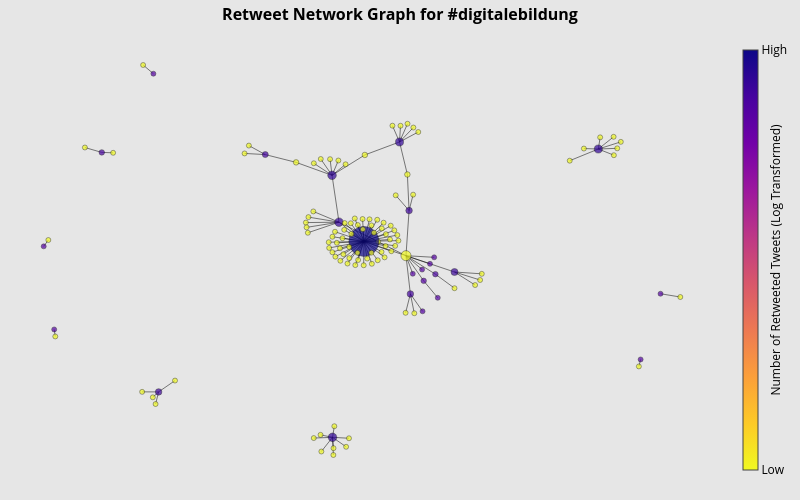

Write notebook code for a chart like this one.
### Markdown cell above
# Visualizing Follower Networks
The code below creates an interactive network visualization using Plotly. There are a number of different attributes to the plot worth noting:
- The nodes are colored by the number of retweeted tweets. Those with a number of retweeted tweets are colored blue and purple, and those who only retweet are colored yellow.
- Those with more connections in total are larger to make it easier to spot them.

### Code cell
# Create the graph and specify the layout of the graph
G = nx.from_pandas_edgelist(df, "retweeter", "tweeter")
pos = nx.drawing.layout.spring_layout(G)
nx.set_node_attributes(G, pos, "pos")

# Create a dictionary of nodes and their order
nodes_dict = {id: node for (id, node) in enumerate(G.nodes())}

# Gather edge positions for visualization
edge_x = []
edge_y = []
for edge in G.edges():
    x0_point, y0_point = G.nodes[edge[0]]["pos"]
    x1_point, y1_point = G.nodes[edge[1]]["pos"]
    edge_x.append(x0_point)
    edge_x.append(x1_point)
    edge_x.append(None)
    edge_y.append(y0_point)
    edge_y.append(y1_point)
    edge_y.append(None)

# Add edges as disconnected lines
edge_trace = go.Scatter(
    x=edge_x,
    y=edge_y,
    line=dict(width=0.5, color="#000000"),
    hoverinfo="none",
    mode="lines",
)

# Gather node positions for visualization
node_x = []
node_y = []
for node in G.nodes():
    x, y = G.nodes[node]["pos"]
    node_x.append(x)
    node_y.append(y)

# Iterate through the nodes and store the usernames and tweeting information
node_text = []
node_adjacencies = []
node_sizes = []
node_colors = []

# Iterate through the nodes and create the text to be shown on hover
for node_number, adjacencies in enumerate(G.adjacency()):
    node_text.append(  # Set the text to be shown on hover
        "Username: "
        + str(adjacencies[0])  # The username
        + "<br>"
        + "Number of Connections: "
        + str(len(adjacencies[1]))  # The number of connections
        + "<br>"
        + "Number of Retweeted Tweets: "
        + str(in_degrees[nodes_dict[node_number]])
        + "<br>"
        + "Number of Retweets: "
        + str(out_degrees[nodes_dict[node_number]])
    )
    node_adjacencies.append(len(adjacencies[1]))
    node_sizes.append(len(adjacencies[1]))
    node_colors.append(in_degrees[nodes_dict[node_number]])

# Log transform the color list for visualization purposes
node_colors = np.array(node_colors)
node_colors_temp = np.where(node_colors > 1.0e-10, node_colors, 1.0e-10)
node_colors_log = np.log10(node_colors_temp)

# Scale the size of the nodes between two values
scaler = MinMaxScaler(feature_range=(5, 30))
node_sizes = scaler.fit_transform(np.array(node_sizes).reshape(-1, 1))

# Plot the nodes
node_trace = go.Scatter(
    x=node_x,
    y=node_y,
    mode="markers",
    hoverinfo="text",
    marker=dict(
        showscale=True,
        colorscale="Plasma",  # For more colorscale options, go here: https://plotly.com/python/builtin-colorscales/
        reversescale=True,
        color=[],
        size=10,
        colorbar=dict(
            thickness=15,
            title="Number of Retweeted Tweets (Log Transformed)",
            titlefont=dict(size=12),
            xanchor="left",
            titleside="right",
            tickvals=[min(node_colors_log), max(node_colors_log)],
            ticktext=["Low", "High"],
        ),
        line=dict(color="Black", width=0.5),
    ),
)

# Set the size, color, and text of the nodes
node_trace.marker.size = node_sizes
node_trace.marker.color = node_colors_log
node_trace.text = node_text

# Customize and display the figure
fig = go.Figure(
    data=[edge_trace, node_trace],
    layout=go.Layout(
        title="<b>Retweet Network Graph for "
        + str(words)
        + "<b>",  # Set your title here
        title_x=0.5,
        titlefont_size=16,
        showlegend=False,
        paper_bgcolor="#e6e6e6",  # Set the background color (excluding the plot) here
        plot_bgcolor="#e6e6e6",  # Set the plot background color here
        font_color="#000000",
        hovermode="closest",
        margin=dict(b=20, l=5, r=5, t=40),
        xaxis=dict(showgrid=False, zeroline=False, showticklabels=False),
        yaxis=dict(showgrid=False, zeroline=False, showticklabels=False),
        width=800,  # Adjust the width of the plot
        height=500,  # Adjust the height of the plot
    ),
)
fig.show()

### Figure 1 — Plotly figure (JSON) as saved in the notebook; plotly's stock layout.template omitted (floating-point values rounded to 4 significant figures; data arrays with more than 128 entries replaced by an {"elided": "..."} marker saying what was removed)
{"data": [{"hoverinfo": "none", "line": {"color": "#000000", "width": 0.5}, "mode": "lines", "type": "scatter", "x": {"elided": "363 float values"}, "y": {"elided": "363 float values"}}, {"hoverinfo": "text", "marker": {"color": [-10, 0.301, -10, -10, 0.4771, -10, 0.9031, -10, 0.6021, -10, 0, 0, -10, -10, -10, 0, -10, 0.6021, -10, -10, -10, -10, -10, -10, 0.301, 0, -10, 0.8451, -10, -10, 1.699, -10, 0.699, -10, 0, -10, 0.7782, -10, -10, -10, -10, -10, -10, 0, -10, 0, 0, -10, -10, -10, -10, 0, -10, 0, -10, 0.8451, -10, -10, 0.9031, -10, -10, -10, 0, -10, -10, -10, -10, -10, 0.4771, -10, 0, -10, -10, -10, -10, -10, -10, -10, -10, -10, -10, -10, -10, -10, -10, -10, -10, -10, -10, -10, -10, -10, -10, -10, -10, -10, -10, -10, -10, -10, -10, -10, -10, -10, -10, -10, -10, -10, -10, -10, -10, -10, -10, -10, -10, -10, -10, -10, -10, -10, -10, -10, -10, -10, -10, -10, -10, -10], "colorbar": {"thickness": 15, "ticktext": ["Low", "High"], "tickvals": [-10, 1.699], "title": {"font": {"size": 12}, "side": "right", "text": "Number of Retweeted Tweets (Log Transformed)"}, "xanchor": "left"}, "colorscale": [[0, "#0d0887"], [0.1111, "#46039f"], [0.2222, "#7201a8"], [0.3333, "#9c179e"], [0.4444, "#bd3786"], [0.5556, "#d8576b"], [0.6667, "#ed7953"], [0.7778, "#fb9f3a"], [0.8889, "#fdca26"], [1, "#f0f921"]], "line": {"color": "Black", "width": 0.5}, "reversescale": true, "showscale": true, "size": [[5], [5.51], [5], [5], [6.02], [5], [8.571], [5], [6.531], [10.1], [5.51], [5], [5], [5], [5], [5], [5], [6.531], [5.51], [5], [5], [5], [5], [5], [5.51], [5], [5], [8.061], [5], [5], [30], [5], [7.041], [5], [5], [5], [8.571], [5], [5], [5], [5.51], [5], [5], [5], [5], [5], [5], [5], [5.51], [5], [5], [5], [5], [5], [5], [8.061], [5], [5], [8.571], [5], [5], [5], [5], [5], [5], [5], [5], [5], [6.531], [5], [5], [5], [5], [5], [5], [5], [5], [5], [5], [5], [5], [5], [5], [5], [5], [5], [5], [5], [5], [5], [5], [5], [5], [5], [5], [5], [5], [5], [5], [5], [5], [5], [5], [5], [5], [5], [5], [5], [5], [5], [5], [5], [5], [5], [5], [5], [5], [5], [5], [5], [5], [5], [5], [5], [5], [5], [5], [5]]}, "mode": "markers", "text": ["Username: AkwyZ<br>Number of Connections: 1<br>Number of Retweeted Tweets: 0<br>Number of Retweets: 1", "Username: thomas_dettling<br>Number of Connections: 2<br>Number of Retweeted Tweets: 2<br>Number of Retweets: 0", "Username: MartinGaedt<br>Number of Connections: 1<br>Number of Retweeted Tweets: 0<br>Number of Retweets: 1", "Username: ArneKlauke<br>Number of Connections: 1<br>Number of Retweeted Tweets: 0<br>Number of Retweets: 1", "Username: FloRa_Education<br>Number of Connections: 3<br>Number of Retweeted Tweets: 3<br>Number of Retweets: 0", "Username: HeiCAD_HHU<br>Number of Connections: 1<br>Number of Retweeted Tweets: 0<br>Number of Retweets: 1", "Username: KICampus<br>Number of Connections: 8<br>Number of Retweeted Tweets: 8<br>Number of Retweets: 0", "Username: ConradiConradi<br>Number of Connections: 1<br>Number of Retweeted Tweets: 0<br>Number of Retweets: 1", "Username: chu_tum<br>Number of Connections: 4<br>Number of Retweeted Tweets: 4<br>Number of Retweets: 0", "Username: Bot_TwLehrerZ<br>Number of Connections: 11<br>Number of Retweeted Tweets: 0<br>Number of Retweets: 11", "Username: helliwood<br>Number of Connections: 2<br>Number of Retweeted Tweets: 1<br>Number of Retweets: 1", "Username: Wapoid<br>Number of Connections: 1<br>Number of Retweeted Tweets: 1<br>Number of Retweets: 0", "Username: twcampus_bot<br>Number of Connections: 1<br>Number of Retweeted Tweets: 0<br>Number of Retweets: 1", "Username: lucasllaux<br>Number of Connections: 1<br>Number of Retweeted Tweets: 0<br>Number of Retweets: 1", "Username: AUMAeV<br>Number of Connections: 1<br>Number of Retweeted Tweets: 0<br>Number of Retweets: 1", "Username: learntec_news<br>Number of Connections: 1<br>Number of Retweeted Tweets: 1<br>Number of Retweets: 0", "Username: wbweb_de<br>Number of Connections: 1<br>Number of Retweeted Tweets: 0<br>Number of Retweets: 1", "Username: DBS_20<br>Number of Connections: 4<br>Number of Retweeted Tweets: 4<br>Number of Retweets: 0", "Username: mike_bernd_<br>Number of Connections: 2<br>Number of Retweeted Tweets: 0<br>Number of Retweets: 2", "Username: Bot_Moodlebande<br>Number of Connections: 1<br>Number of Retweeted Tweets: 0<br>Number of Retweets: 1", "Username: PraventionI<br>Number of Connections: 1<br>Number of Retweeted Tweets: 0<br>Number of Retweets: 1", "Username: DIE_Bonn<br>Number of Connections: 1<br>Number of Retweeted Tweets: 0<br>Number of Retweets: 1", "Username: a_gunder<br>Number of Connections: 1<br>Number of Retweeted Tweets: 0<br>Number of Retweets: 1", "Username: pbschule<br>Number of Connections: 1<br>Number of Retweeted Tweets: 0<br>Number of Retweets: 1", "Username: BenjaminKrieg2<br>Number of Connections: 2<br>Number of Retweeted Tweets: 2<br>Number of Retweets: 0", "Username: lehrer_online<br>Number of Connections: 1<br>Number of Retweeted Tweets: 1<br>Number of Retweets: 0", "Username: polikapee<br>Number of Connections: 1<br>Number of Retweeted Tweets: 0<br>Number of Retweets: 1", "Username: hoou_haw<br>Number of Connections: 7<br>Number of Retweeted Tweets: 7<br>Number of Retweets: 0", "Username: LindaWirthwein<br>Number of Connections: 1<br>Number of Retweeted Tweets: 0<br>Number of Retweets: 1", "Username: MiriamMenzel<br>Number of Connections: 1<br>Number of Retweeted Tweets: 0<br>Number of Retweets: 1", "Username: werkstatt_bpb<br>Number of Connections: 50<br>Number of Retweeted Tweets: 50<br>Number of Retweets: 0", "Username: Belen31192<br>Number of Connections: 1<br>Number of Retweeted Tweets: 0<br>Number of Retweets: 1", "Username: LearnAuf<br>Number of Connections: 5<br>Number of Retweeted Tweets: 5<br>Number of Retweets: 1", "Username: kanta_sv<br>Number of Connections: 1<br>Number of Retweeted Tweets: 0<br>Number of Retweets: 1", "Username: DFKI<br>Number of Connections: 1<br>Number of Retweeted Tweets: 1<br>Number of Retweets: 0", "Username: mkzlmsaar<br>Number of Connections: 1<br>Number of Retweeted Tweets: 0<br>Number of Retweets: 1", "Username: digibits_de<br>Number of Connections: 8<br>Number of Retweeted Tweets: 6<br>Number of Retweets: 2", "Username: sicherimnetz<br>Number of Connections: 1<br>Number of Retweeted Tweets: 0<br>Number of Retweets: 1", "Username: sona24de<br>Number of Connections: 1<br>Number of Retweeted Tweets: 0<br>Number of Retweets: 1", "Username: hbs_HH<br>Number of Connections: 1<br>Number of Retweeted Tweets: 0<br>Number of Retweets: 1", "Username: FachportalPaed<br>Number of Connections: 2<br>Number of Retweeted Tweets: 0<br>Number of Retweets: 2", "Username: MrsThurner<br>Number of Connections: 1<br>Number of Retweeted Tweets: 0<br>Number of Retweets: 1", "Username: LInK_unigoe<br>Number of Connections: 1<br>Number of Retweeted Tweets: 0<br>Number of Retweets: 1", "Username: metaXdata<br>Number of Connections: 1<br>Number of Retweeted Tweets: 1<br>Number of Retweets: 0", "Username: OERinfo<br>Number of Connections: 1<br>Number of Retweeted Tweets: 0<br>Number of Retweets: 1", "Username: jungetueftler<br>Number of Connections: 1<br>Number of Retweeted Tweets: 1<br>Number of Retweets: 0", "Username: UntisGmbH<br>Number of Connections: 1<br>Number of Retweeted Tweets: 1<br>Number of Retweets: 0", "Username: mortalfool_<br>Number of Connections: 1<br>Number of Retweeted Tweets: 0<br>Number of Retweets: 1", "Username: elerncoach<br>Number of Connections: 2<br>Number of Retweeted Tweets: 0<br>Number of Retweets: 2", "Username: dan_behnke<br>Number of Connections: 1<br>Number of Retweeted Tweets: 0<br>Number of Retweets: 1", "Username: Kunsttde<br>Number of Connections: 1<br>Number of Retweeted Tweets: 0<br>Number of Retweets: 1", "Username: ObachtMathe<br>Number of Connections: 1<br>Number of Retweeted Tweets: 1<br>Number of Retweets: 0", "Username: akten_notiz<br>Number of Connections: 1<br>Number of Retweeted Tweets: 0<br>Number of Retweets: 1", "Username: cervus<br>Number of Connections: 1<br>Number of Retweeted Tweets: 1<br>Number of Retweets: 0", "Username: brunocollin14<br>Number of Connections: 1<br>Number of Retweeted Tweets: 0<br>Number of Retweets: 1", "Username: NumiScience<br>Number of Connections: 7<br>Number of Retweeted Tweets: 7<br>Number of Retweets: 0", "Username: tyrael11<br>Number of Connections: 1<br>Number of Retweeted Tweets: 0<br>Number of Retweets: 1", "Username: emmiswunderland<br>Number of Connections: 1<br>Number of Retweeted Tweets: 0<br>Number of Retweets: 1", "Username: DBmS_de<br>Number of Connections: 8<br>Number of Retweeted Tweets: 8<br>Number of Retweets: 0", "Username: gn_redaktion<br>Number of Connections: 1<br>Number of Retweeted Tweets: 0<br>Number of Retweets: 1", "Username: aykurt75<br>Number of Connections: 1<br>Number of Retweeted Tweets: 0<br>Number of Retweets: 1", "Username: informatikradar<br>Number of Connections: 1<br>Number of Retweeted Tweets: 0<br>Number of Retweets: 1", "Username: Bitkom_Bildung<br>Number of Connections: 1<br>Number of Retweeted Tweets: 1<br>Number of Retweets: 0", "Username: HannaHampel<br>Number of Connections: 1<br>Number of Retweeted Tweets: 0<br>Number of Retweets: 1", "Username: LiberationWork<br>Number of Connections: 1<br>Number of Retweeted Tweets: 0<br>Number of Retweets: 1", "Username: tonimiloni<br>Number of Connections: 1<br>Number of Retweeted Tweets: 0<br>Number of Retweets: 1", "Username: StabiHH<br>Number of Connections: 1<br>Number of Retweeted Tweets: 0<br>Number of Retweets: 1", "Username: _BWINF<br>Number of Connections: 1<br>Number of Retweeted Tweets: 0<br>Number of Retweets: 1", "Username: RobertaIAIS<br>Number of Connections: 4<br>Number of Retweeted Tweets: 3<br>Number of Retweets: 1", "Username: BenjaminStingl<br>Number of Connections: 1<br>Number of Retweeted Tweets: 0<br>Number of Retweets: 1", "Username: thorlogy<br>Number of Connections: 1<br>Number of Retweeted Tweets: 1<br>Number of Retweets: 0", "Username: rogueclassicist<br>Number of Connections: 1<br>Number of Retweeted Tweets: 0<br>Number of Retweets: 1", "Username: TECHNOSEUM<br>Number of Connections: 1<br>Number of Retweeted Tweets: 0<br>Number of Retweets: 1", "Username: TL75258487<br>Number of Connections: 1<br>Number of Retweeted Tweets: 0<br>Number of Retweets: 1", "Username: GuyChamberland<br>Number of Connections: 1<br>Number of Retweeted Tweets: 0<br>Number of Retweets: 1", "Username: _jurka_490<br>Number of Connections: 1<br>Number of Retweeted Tweets: 0<br>Number of Retweets: 1", "Username: MPilekic<br>Number of Connections: 1<br>Number of Retweeted Tweets: 0<br>Number of Retweets: 1", "Username: LMWStuttgart<br>Number of Connections: 1<br>Number of Retweeted Tweets: 0<br>Number of Retweets: 1", "Username: c_hri_sti_an<br>Number of Connections: 1<br>Number of Retweeted Tweets: 0<br>Number of Retweets: 1", "Username: wagjuer<br>Number of Connections: 1<br>Number of Retweeted Tweets: 0<br>Number of Retweets: 1", "Username: BBZwitschern<br>Number of Connections: 1<br>Number of Retweeted Tweets: 0<br>Number of Retweets: 1", "Username: tomvath<br>Number of Connections: 1<br>Number of Retweeted Tweets: 0<br>Number of Retweets: 1", "Username: zappelmarie<br>Number of Connections: 1<br>Number of Retweeted Tweets: 0<br>Number of Retweets: 1", "Username: gio_bru_no<br>Number of Connections: 1<br>Number of Retweeted Tweets: 0<br>Number of Retweets: 1", "Username: legalbeaglede<br>Number of Connections: 1<br>Number of Retweeted Tweets: 0<br>Number of Retweets: 1", "Username: TorbenMau<br>Number of Connections: 1<br>Number of Retweeted Tweets: 0<br>Number of Retweets: 1", "Username: PiratMainBrain<br>Number of Connections: 1<br>Number of Retweeted Tweets: 0<br>Number of Retweets: 1", "Username: JohannaDaher<br>Number of Connections: 1<br>Number of Retweeted Tweets: 0<br>Number of Retweets: 1", "Username: susanneposselt<br>Number of Connections: 1<br>Number of Retweeted Tweets: 0<br>Number of Retweets: 1", "Username: GieseNatascha<br>Number of Connections: 1<br>Number of Retweeted Tweets: 0<br>Number of Retweets: 1", "Username: tobiastreppmann<br>Number of Connections: 1<br>Number of Retweeted Tweets: 0<br>Number of Retweets: 1", "Username: iqberatung<br>Number of Connections: 1<br>Number of Retweeted Tweets: 0<br>Number of Retweets: 1", "Username: jw_cgn<br>Number of Connections: 1<br>Number of Retweeted Tweets: 0<br>Number of Retweets: 1", "Username: phvmv<br>Number of Connections: 1<br>Number of Retweeted Tweets: 0<br>Number of Retweets: 1", "Username: Ju1820<br>Number of Connections: 1<br>Number of Retweeted Tweets: 0<br>Number of Retweets: 1", "Username: FrauSchmiid<br>Number of Connections: 1<br>Number of Retweeted Tweets: 0<br>Number of Retweets: 1", "Username: _Kaffeetante_<br>Number of Connections: 1<br>Number of Retweeted Tweets: 0<br>Number of Retweets: 1", "Username: matzze2000<br>Number of Connections: 1<br>Number of Retweeted Tweets: 0<br>Number of Retweets: 1", "Username: kathabluhm<br>Number of Connections: 1<br>Number of Retweeted Tweets: 0<br>Number of Retweets: 1", "Username: egov_campus<br>Number of Connections: 1<br>Number of Retweeted Tweets: 0<br>Number of Retweets: 1", "Username: RanickiStephan<br>Number of Connections: 1<br>Number of Retweeted Tweets: 0<br>Number of Retweets: 1", "Username: onlineschulen<br>Number of Connections: 1<br>Number of Retweeted Tweets: 0<br>Number of Retweets: 1", "Username: LukasHeuer1<br>Number of Connections: 1<br>Number of Retweeted Tweets: 0<br>Number of Retweets: 1", "Username: Simone__We<br>Number of Connections: 1<br>Number of Retweeted Tweets: 0<br>Number of Retweets: 1", "Username: 58BrunoBrunello<br>Number of Connections: 1<br>Number of Retweeted Tweets: 0<br>Number of Retweets: 1", "Username: KinderJournal<br>Number of Connections: 1<br>Number of Retweeted Tweets: 0<br>Number of Retweets: 1", "Username: risikogruppen<br>Number of Connections: 1<br>Number of Retweeted Tweets: 0<br>Number of Retweets: 1", "Username: N_Wessinghage<br>Number of Connections: 1<br>Number of Retweeted Tweets: 0<br>Number of Retweets: 1", "Username: Diggi_tal<br>Number of Connections: 1<br>Number of Retweeted Tweets: 0<br>Number of Retweets: 1", "Username: BO8011<br>Number of Connections: 1<br>Number of Retweeted Tweets: 0<br>Number of Retweets: 1", "Username: MrFox_Edu<br>Number of Connections: 1<br>Number of Retweeted Tweets: 0<br>Number of Retweets: 1", "Username: PGeographie<br>Number of Connections: 1<br>Number of Retweeted Tweets: 0<br>Number of Retweets: 1", "Username: EliasMaurerLGBS<br>Number of Connections: 1<br>Number of Retweeted Tweets: 0<br>Number of Retweets: 1", "Username: an_annago<br>Number of Connections: 1<br>Number of Retweeted Tweets: 0<br>Number of Retweets: 1", "Username: NnamhcabA<br>Number of Connections: 1<br>Number of Retweeted Tweets: 0<br>Number of Retweets: 1", "Username: slpb_dd<br>Number of Connections: 1<br>Number of Retweeted Tweets: 0<br>Number of Retweets: 1", "Username: ann_archi_a<br>Number of Connections: 1<br>Number of Retweeted Tweets: 0<br>Number of Retweets: 1", "Username: SusanneStrobach<br>Number of Connections: 1<br>Number of Retweeted Tweets: 0<br>Number of Retweets: 1", "Username: binaer<br>Number of Connections: 1<br>Number of Retweeted Tweets: 0<br>Number of Retweets: 1", "Username: tengo_clase<br>Number of Connections: 1<br>Number of Retweeted Tweets: 0<br>Number of Retweets: 1", "Username: pengel_n<br>Number of Connections: 1<br>Number of Retweeted Tweets: 0<br>Number of Retweets: 1", "Username: poprentner<br>Number of Connections: 1<br>Number of Retweeted Tweets: 0<br>Number of Retweets: 1", "Username: RFCDC_Austria<br>Number of Connections: 1<br>Number of Retweeted Tweets: 0<br>Number of Retweets: 1", "Username: Lehrer_innen<br>Number of Connections: 1<br>Number of Retweeted Tweets: 0<br>Number of Retweets: 1", "Username: bpb_de<br>Number of Connections: 1<br>Number of Retweeted Tweets: 0<br>Number of Retweets: 1", "Username: herrboesiger<br>Number of Connections: 1<br>Number of Retweeted Tweets: 0<br>Number of Retweets: 1", "Username: stefangoellner<br>Number of Connections: 1<br>Number of Retweeted Tweets: 0<br>Number of Retweets: 1", "Username: _MannbeisstHund<br>Number of Connections: 1<br>Number of Retweeted Tweets: 0<br>Number of Retweets: 1"], "type": "scatter", "x": [-0.7829, -0.8184, -0.8712, -0.372, -0.3072, -0.1554, -0.09845, 0.1006, 0.1424, 0.1327, 0.1881, 0.2321, -0.1046, -0.07867, 0.8608, 0.8663, -0.6502, -0.6407, -0.2108, -0.3585, -0.5895, -0.6922, -0.6588, 0.2844, 0.2247, 0.1831, 0.09038, 0.1126, 0.1551, 0.0456, 0.001151, 0.3645, 0.2845, -0.9638, -0.9672, -0.157, -0.07669, -0.1741, -0.1803, -0.1722, 0.1371, -0.1781, 0.1712, 0.2208, 0.9904, 0.9286, 0.1539, -0.05887, 0.004102, 0.1559, 0.09894, 0.2078, -0.9855, -1, 0.7399, 0.7341, -0.03985, -0.1556, -0.09704, 0.8044, 0.3489, -0.6892, -0.657, -0.05443, 0.3697, 0.05708, -0.01793, 0.1587, 0.1465, 0.1315, 0.1845, 0.7827, 0.7932, -0.002955, 0.7819, -0.0257, 0.6448, 0.689, 0.08696, 0.02596, 0.09626, -0.02739, 0.08256, -0.04431, -0.06305, -0.1074, -0.07364, -0.1088, -0.03795, 0.02437, -0.08795, 0.06278, -0.002056, -0.07247, -0.06035, 0.06583, 0.05623, 0.1091, 0.06988, -0.05608, -0.0658, -0.0943, 0.04437, -0.08346, -0.04553, -0.1344, -0.1318, 0.1156, -0.09391, -0.09127, 0.03249, -0.05014, -0.01697, 0.04279, -0.04474, -0.09724, 0.0188, -0.08913, 0.02486, 0.06887, 0.1056, -0.01871, -0.09729, 0.08502, 0.00057, 0.01153, -0.1337, 0.1375], "y": [0.4289, 0.4307, 0.4533, 0.426, 0.4207, 0.3806, 0.3251, 0.233, 0.1627, -0.04526, -0.1612, -0.2393, 0.3996, 0.3934, -0.5556, -0.5234, -0.7289, -0.6731, 0.3848, 0.4622, -0.6208, -0.6729, -0.698, -0.1952, -0.1304, -0.1093, 0.5538, 0.4788, 0.236, 0.01928, 0.02048, -0.1573, -0.1205, -0.4174, -0.3851, 0.1587, 0.1092, 0.06025, 0.1073, 0.1325, 0.329, 0.08525, 0.5247, -0.0528, -0.2358, -0.2206, -0.1284, 0.105, 0.419, 0.5454, 5.012e-06, -0.0828, 0.02687, -0.002225, 0.5001, 0.4463, 0.1041, -0.8858, -0.8825, 0.4793, -0.1806, 0.8336, 0.7935, -0.9261, -0.1289, 0.08015, 0.09614, -0.3105, -0.2215, -0.3085, -0.3015, 0.4179, 0.4496, 0.1237, 0.5026, -0.08874, 0.3925, 0.4485, -0.02456, -0.08259, 0.07151, 0.1264, 0.02958, -0.05649, -0.03831, -0.009547, -0.01098, 0.01676, 0.05526, -0.03135, -0.04981, 0.1068, 0.07648, -0.06866, 0.07392, -0.05303, -0.02772, 0.02413, 0.05398, 0.3758, 0.03527, -0.9639, -0.06635, 0.01415, -0.8867, -0.871, -0.9477, 0.5536, -0.9324, -0.8313, 0.06079, -0.08147, -0.06514, 0.1203, -0.005008, -0.02953, 0.1223, 0.06511, 0.0944, -0.0005569, 0.04972, -0.03204, 0.04211, 0.09302, -0.08945, -0.05841, 0.4003, 0.5628]}], "layout": {"font": {"color": "#000000"}, "height": 500, "hovermode": "closest", "margin": {"b": 20, "l": 5, "r": 5, "t": 40}, "paper_bgcolor": "#e6e6e6", "plot_bgcolor": "#e6e6e6", "showlegend": false, "title": {"font": {"size": 16}, "text": "<b>Retweet Network Graph for #digitalebildung<b>", "x": 0.5}, "width": 800, "xaxis": {"showgrid": false, "showticklabels": false, "zeroline": false}, "yaxis": {"showgrid": false, "showticklabels": false, "zeroline": false}}}
